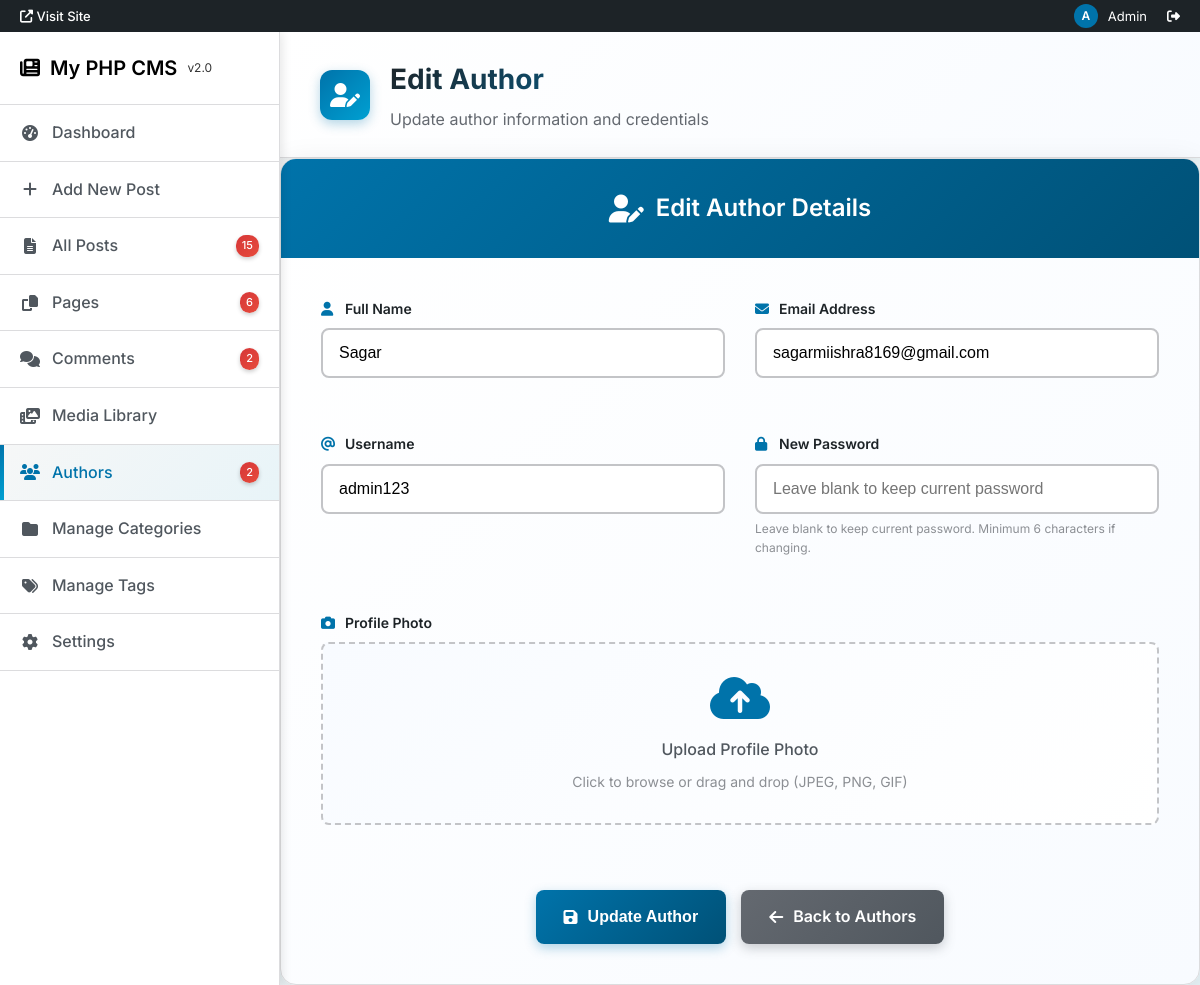
/admin/edit_author.php?id=1 (signed in), run on the app's committed database.
### tables this page shows
CREATE TABLE `authors` (
  `id` int(11) NOT NULL,
  `name` varchar(100) NOT NULL,
  `username` varchar(100) DEFAULT NULL,
  `email` varchar(150) DEFAULT NULL,
  `bio` text DEFAULT NULL,
  `photo` varchar(255) DEFAULT NULL,
  `created_at` timestamp NOT NULL DEFAULT current_timestamp(),
  `theme_preference` enum('light','dark') DEFAULT 'light',
  `password` varchar(255) DEFAULT NULL,
  `profile_picture` varchar(255) DEFAULT NULL,
  `last_login` datetime DEFAULT NULL,
  `role` varchar(20) DEFAULT 'author'
);

### admin/edit_author.php (the view, shortened to what this page needs)
<?php
require 'config.php';
$author_id = intval($_GET['id']);
$totalAuthors = $conn->query("SELECT COUNT(*) as count FROM authors")->fetch_assoc()['count'];
$totalPages = $conn->query("SELECT COUNT(*) as count FROM pages")->fetch_assoc()['count'];
$stmt = $conn->prepare("SELECT * FROM authors WHERE id = ?");
$stmt->bind_param("i", $author_id);
$stmt->execute();
$result = $stmt->get_result();
$author = $result->fetch_assoc();
$totalPosts = $conn->query("SELECT COUNT(*) as count FROM posts")->fetch_assoc()['count'];
$totalComments = $conn->query("SELECT COUNT(*) as count FROM comments")->fetch_assoc()['count'];
?>
<!DOCTYPE html>
<html lang="en">
<head>
    <link href="https://cdnjs.cloudflare.com/ajax/libs/font-awesome/6.4.0/css/all.min.css" rel="stylesheet">
</head>
<body>
    <div class="wp-admin-bar">
        <a href="../index.php" class="site-name" target="_blank">
            <i class="fas fa-external-link-alt"></i> Visit Site
        </a>
        <div class="user-info">
            <div class="avatar">A</div>
            <span>Admin</span>
            <a href="logout.php" style="color: var(--wp-white); margin-left: 10px;">
                <i class="fas fa-sign-out-alt"></i>
            </a>
        </div>
    </div>
    <div class="wp-admin">
        <nav class="wp-sidebar" id="wpSidebar">
            <div class="wp-sidebar-header">
                <h1>
                    <i class="fas fa-newspaper"></i>
                    My PHP CMS
                    <span class="version">v2.0</span>
                </h1>
            </div>
            <ul class="wp-menu">
                <li class="wp-menu-item">
                    <a href="dashboard.php" class="wp-menu-link">
                        <i class="fas fa-tachometer-alt wp-menu-icon"></i>
                        Dashboard
                    </a>
                </li>
                <li class="wp-menu-item">
                    <a href="create.php" class="wp-menu-link">
                        <i class="fas fa-plus wp-menu-icon"></i>
                        Add New Post
                    </a>
                </li>
                <li class="wp-menu-item">
                    <a href="posts.php" class="wp-menu-link">
                        <i class="fas fa-file-alt wp-menu-icon"></i>
                        All Posts
                        <span class="wp-menu-badge"><?= $totalPosts ?></span>
                    </a>
                </li>
<li class="wp-menu-item">
                    <a href="pages.php" class="wp-menu-link">
                        <i class="fas fa-copy wp-menu-icon"></i>
                        Pages
                        <span class="wp-menu-badge"><?= $totalPages ?></span>
                    </a>
                </li>
                <li class="wp-menu-item">
                    <a href="comments.php" class="wp-menu-link">
                        <i class="fas fa-comments wp-menu-icon"></i>
                        Comments
                        <?php if ($totalComments > 0): ?>
                            <span class="wp-menu-badge"><?= $totalComments ?></span>
                        <?php endif; ?>
                    </a>
                </li>
                <li class="wp-menu-item">
                    <a href="media.php" class="wp-menu-link">
                        <i class="fas fa-photo-video wp-menu-icon"></i>
                        Media Library
                    </a>
                </li>
<li class="wp-menu-item">
                   <a href="authors.php" class="wp-menu-link active">
                       <i class="fas fa-users wp-menu-icon"></i>
                       Authors
                       <span class="wp-menu-badge"><?= $totalAuthors ?></span>
                   </a>
               </li>
                <li class="wp-menu-item">
                    <a href="add_category.php" class="wp-menu-link">
                        <i class="fas fa-folder wp-menu-icon"></i>
                        Manage Categories
                    </a>
                </li>
                <li class="wp-menu-item">
                    <a href="add_tag.php" class="wp-menu-link">
                        <i class="fas fa-tags wp-menu-icon"></i>
                        Manage Tags
                    </a>
                </li>
                <li class="wp-menu-item">
                    <a href="manage_users.php" class="wp-menu-link">
                        <i class="fas fa-cog wp-menu-icon"></i>
                        Settings
                    </a>
                </li>
            </ul>
        </nav>
        <main class="wp-main">
            <header class="wp-header">
                <div class="wp-header-content">
                    <div class="wp-header-icon">
                        <i class="fas fa-user-edit"></i>
                    </div>
                    <div class="wp-header-text">
                        <h1>Edit Author</h1>
                        <p>Update author information and credentials</p>
                    </div>
                </div>
            </header>
            <div class="wp-content">
                <div class="wp-form-container">
                    <div class="wp-form-header">
                        <h2>
                            <i class="fas fa-user-edit"></i>
                            Edit Author Details
                        </h2>
                    </div>
                    <div class="wp-form-body">
                        <form method="POST" enctype="multipart/form-data">
                            <div class="wp-form-grid">
                                <div class="wp-form-group">
                                    <label for="name" class="wp-form-label">
                                        <i class="fas fa-user"></i>
                                        Full Name
                                    </label>
                                    <input type="text" id="name" name="name" class="wp-form-input"
                                           value="<?= htmlspecialchars($author['name']) ?>"
                                           placeholder="Enter full name" required>
                                </div>
                                <div class="wp-form-group">
                                    <label for="email" class="wp-form-label">
                                        <i class="fas fa-envelope"></i>
                                        Email Address
                                    </label>
                                    <input type="email" id="email" name="email" class="wp-form-input"
                                           value="<?= htmlspecialchars($author['email']) ?>"
                                           placeholder="Enter email address" required>
                                </div>
                                <div class="wp-form-group">
                                    <label for="username" class="wp-form-label">
                                        <i class="fas fa-at"></i>
                                        Username
                                    </label>
                                    <input type="text" id="username" name="username" class="wp-form-input"
                                           value="<?= htmlspecialchars($author['username']) ?>"
                                           placeholder="Enter username" required>
                                </div>
                                <div class="wp-form-group">
                                    <label for="password" class="wp-form-label">
                                        <i class="fas fa-lock"></i>
                                        New Password
                                    </label>
                                    <div class="wp-password-group">
                                        <input type="password" id="password" name="password" class="wp-form-input"
                                               placeholder="Leave blank to keep current password">
                                        <div class="wp-password-hint">
                                            Leave blank to keep current password. Minimum 6 characters if changing.
                                        </div>
                                    </div>
                                </div>
                                <div class="wp-form-group full-width">
                                    <label class="wp-form-label">
                                        <i class="fas fa-camera"></i>
                                        Profile Photo
                                    </label>
                                    <div class="wp-file-upload">
                                        <div class="wp-file-upload-content">
                                            <i class="fas fa-cloud-upload-alt"></i>
                                            <div class="wp-file-upload-text">
                                                <?= !empty($author['photo']) ? 'Upload New Photo' : 'Upload Profile Photo' ?>
                                            </div>
                                            <div class="wp-file-upload-hint">
                                                Click to browse or drag and drop (JPEG, PNG, GIF)
                                            </div>
                                        </div>
                                    </div>
                                </div>
                            </div>
                            <div class="wp-form-actions">
                                <button type="submit" class="wp-button">
                                    <i class="fas fa-save"></i>
                                    Update Author
                                </button>
                                <a href="authors.php" class="wp-button wp-button-secondary">
                                    <i class="fas fa-arrow-left"></i>
                                    Back to Authors
                                </a>
                            </div>
                        </form>
                    </div>
                </div>
            </div>
        </main>
    </div>
</body>
</html>

### data on the page
authors: name "Sagar", email "sagarmiishra8169@gmail.com", username "admin123"

### other printed values
$totalPosts "15"
$totalPages "6"
$totalComments "2"
$totalAuthors "2"
